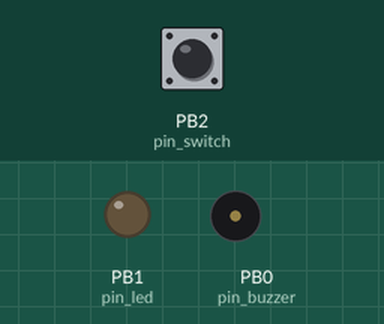
Bench run of a sketch on a simulated ATtiny85, built with avr-gcc and run on an emulated ATtiny85. On the bench: output pins drawn as LEDs (lit = HIGH), buzzer (waves = sounding, pin HIGH). The test bench sets the inputs (shaded band); at power-on: PB2 (pin_switch) HIGH. Sleep ends after the set time or at an interrupt.

Above: at 1.2 s.
1.3 s: PB2 (pin_switch) pulled LOW for 3.2 s
Timing chart, 0 to 4.5 s (numbered marks = the images above; inputs shaded):
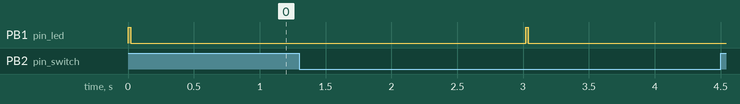

The sketch:

attiny85_timer_lp.ino
```cpp
/* ATtiny85 Low-Power Timer */

#include <avr/sleep.h>
#include <avr/interrupt.h>

//#define DEBUG_VERBOSE

// Utility macro
#define adc_disable() (ADCSRA &= ~(1<<ADEN)) // disable ADC (before power-off)

// constants
const int pin_buzzer = 0;   // buzzer pin
const int pin_led    = 1;   // led pin
const int pin_switch = 2;   // INT0
const int pin_debug  = 3;

const unsigned long duration = 1200000; // alarm time - 20 minutes
//const unsigned long duration = 10000; // alarm time - 10 sec
unsigned long startTime = 0;

bool isOpen = false;


void sleepNow()
{
  detachInterrupt(0);
  attachInterrupt(0, wakeUpNow, LOW);
  sleep_enable();                          // enables the sleep bit in the mcucr register so sleep is possible
  sleep_cpu();                          // here the device is actually put to sleep!!
  sleep_disable();                       // first thing after waking from sleep: disable sleep...
  detachInterrupt(0);
  attachInterrupt(0, closing, RISING);
}

void wakeUpNow()  // here the interrupt is handled after wakeup
{
  startTime = millis(); // resets time counting
  isOpen = true;
#ifdef DEBUG_VERBOSE
 digitalWrite(pin_debug, HIGH);
#endif
}

void closing()  // here the interrupt is handled after closing
{
  isOpen = false;
#ifdef DEBUG_VERBOSE
 digitalWrite(pin_debug, LOW);
#endif
}


void setup () {
  pinMode(pin_led,    OUTPUT);
  pinMode(pin_buzzer, OUTPUT);
  pinMode(pin_switch, INPUT_PULLUP);
//  attachInterrupt(0, wakeUpNow, LOW);     // use interrupt 0 (pin 2) and run function wakeUpNow when pin 2 gets LOW
#ifdef DEBUG_VERBOSE
  pinMode(pin_debug,  OUTPUT);
#else
  pinMode(pin_debug,  INPUT_PULLUP);
#endif
  pinMode(4, INPUT_PULLUP);
  adc_disable();
  set_sleep_mode(SLEEP_MODE_PWR_DOWN);

}


void playBeep (void)
{
  for(int i = 0; i < 3; i++)
  {
    for (int j=0; j < 1500; j++)
    {
      digitalWrite(pin_buzzer, HIGH);
      delay(1);
      digitalWrite(pin_buzzer, LOW);
      delay(1);
    }
    delay(3000);
  }
}

void flashLed (int wait) {
  digitalWrite(pin_led, HIGH);
  delay(wait);
  digitalWrite(pin_led, LOW);
}

// Main loop ----------------------------------------------

void loop ()
{
  do {
    // Flash light
    flashLed(20);
    delay(3000);
  } while (millis() - startTime < duration && isOpen);
  // Alarm
  if(isOpen)
    playBeep();
  sleepNow();
}
```

Measured:
- after the input at 1.3 s, PB1 (pin_led): LOW → HIGH after 1.7 s, → LOW 0.02 s later
